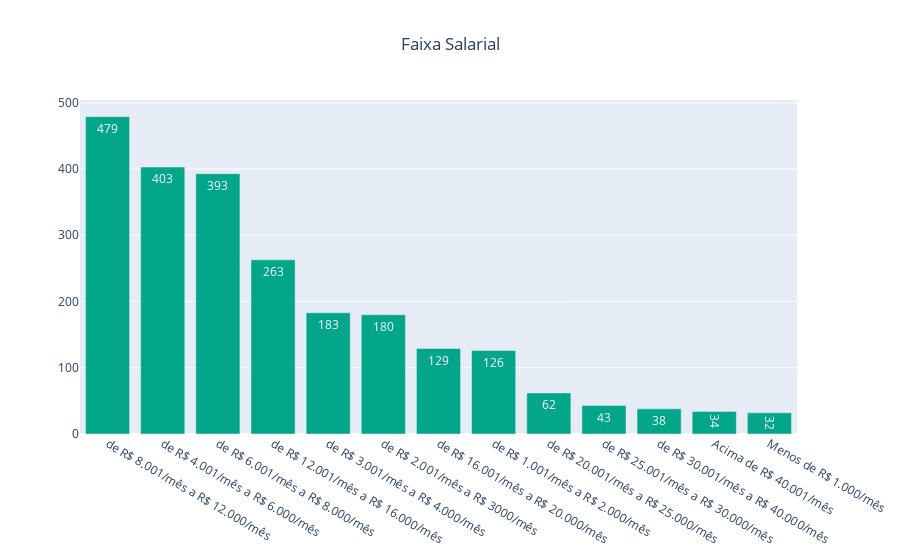

Notebook source saved alongside this figure:
### Markdown cell above
Com isto, temos o resultado de que as faixas salariais estão em strings

### Code cell
x = salario.index
y = salario.values 

fig = go.Figure(data=[go.Bar(
            x=x, y=y,
            text=y,
            marker_color='#03A688',
            textposition='auto',
        )])
fig.update_layout(title='Faixa Salarial', title_x=0.5)
fig.show()

### Figure 1 — Plotly figure (JSON) as saved in the notebook; plotly's stock layout.template omitted (floating-point values rounded to 4 significant figures)
{"data": [{"marker": {"color": "#03A688"}, "text": [479, 403, 393, 263, 183, 180, 129, 126, 62, 43, 38, 34, 32], "textposition": "auto", "type": "bar", "x": ["de R$ 8.001/mês a R$ 12.000/mês", "de R$ 4.001/mês a R$ 6.000/mês", "de R$ 6.001/mês a R$ 8.000/mês", "de R$ 12.001/mês a R$ 16.000/mês", "de R$ 3.001/mês a R$ 4.000/mês", "de R$ 2.001/mês a R$ 3000/mês", "de R$ 16.001/mês a R$ 20.000/mês", "de R$ 1.001/mês a R$ 2.000/mês", "de R$ 20.001/mês a R$ 25.000/mês", "de R$ 25.001/mês a R$ 30.000/mês", "de R$ 30.001/mês a R$ 40.000/mês", "Acima de R$ 40.001/mês", "Menos de R$ 1.000/mês"], "y": [479, 403, 393, 263, 183, 180, 129, 126, 62, 43, 38, 34, 32]}], "layout": {"title": {"text": "Faixa Salarial", "x": 0.5}}}
